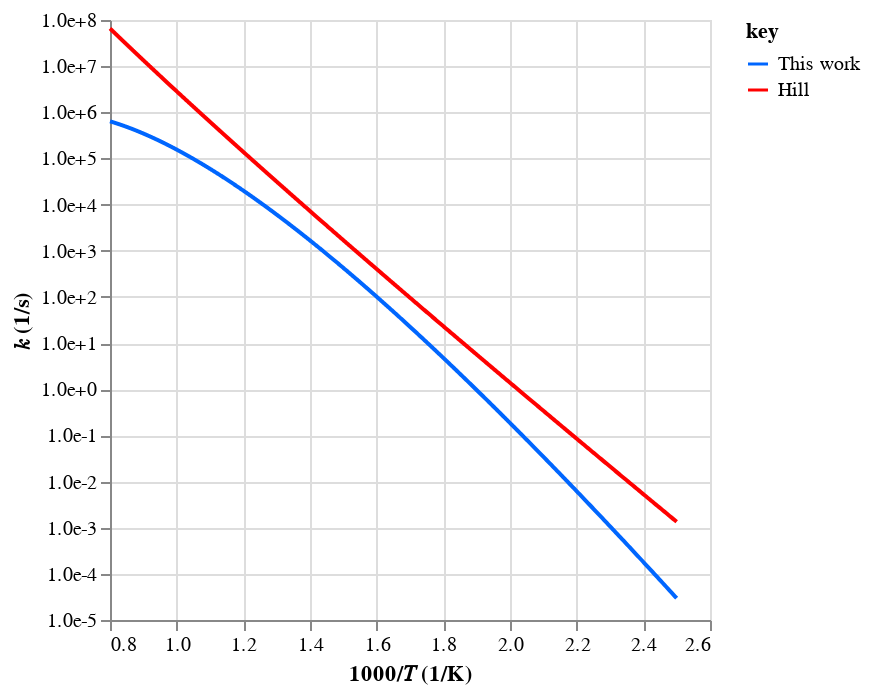
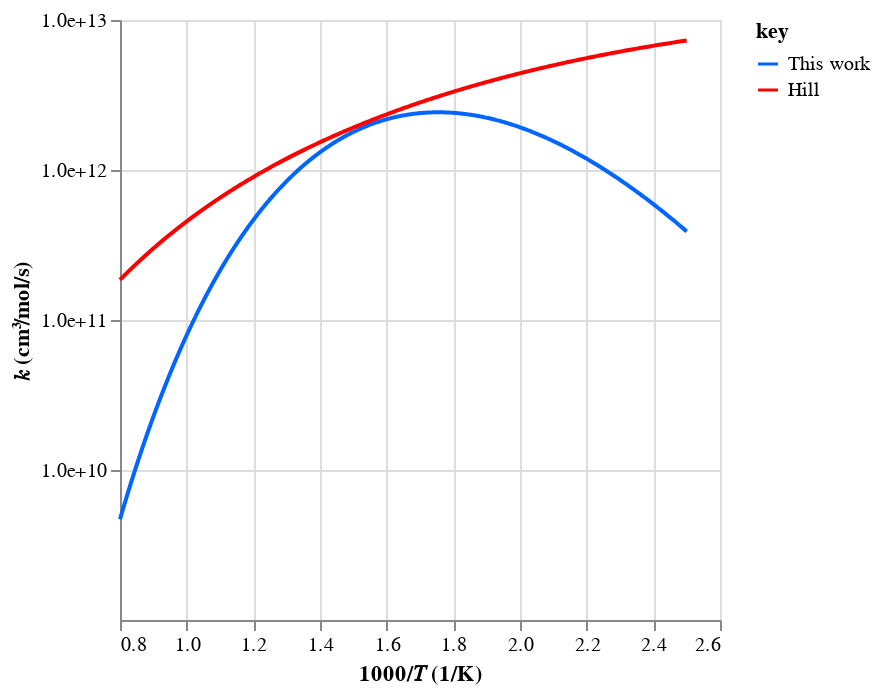
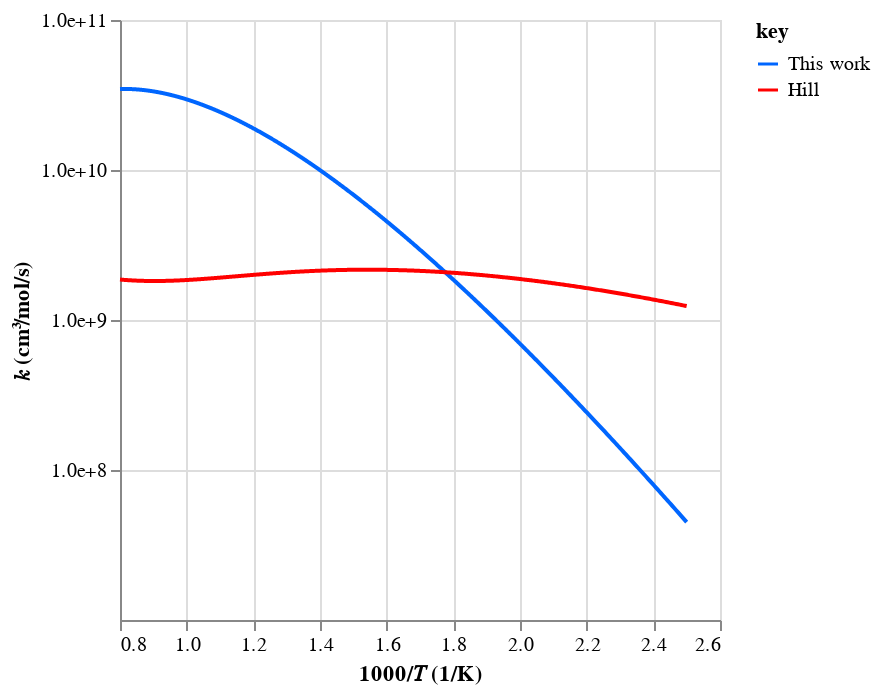

The cell these charts' notebook holds for them, in order:
### Code cell
# Check rates
workflow.plot_rates(tag=tag, root_path=root_path)

### Figure 1 — Vega-Lite specification as saved in the notebook (floating-point values rounded to 4 significant figures; data arrays with more than 128 entries replaced by an {"elided": "..."} marker saying what was removed)
{"config": {"view": {"continuousWidth": 300, "continuousHeight": 300}}, "data": {"name": "data-debb9a101f4e6174dd9a7d5d84ff2f4d"}, "mark": {"type": "line"}, "encoding": {"color": {"field": "key", "scale": {"domain": ["This work", "Hill"], "range": ["#0066ff", "#ff0000"]}, "type": "nominal"}, "x": {"field": "x", "scale": {"zero": false}, "title": "1000/𝑇 (1/K)", "type": "quantitative"}, "y": {"axis": {"format": ".1e", "values": [1e-05, 0.0001, 0.001, 0.01, 0.1, 1, 10, 100, 1000, 10000, 100000, 1000000, 10000000, 100000000, 1000000000]}, "field": "value", "scale": {"type": "log"}, "title": "𝑘 (1/s)", "type": "quantitative"}}, "transform": [{"fold": ["This work", "Hill"]}], "$schema": "https://vega.github.io/schema/vega-lite/v5.20.1.json", "datasets": {"data-debb9a101f4e6174dd9a7d5d84ff2f4d": {"elided": "1000 records"}}}

### Figure 2 — Vega-Lite specification as saved in the notebook (floating-point values rounded to 4 significant figures; data arrays with more than 128 entries replaced by an {"elided": "..."} marker saying what was removed)
{"config": {"view": {"continuousWidth": 300, "continuousHeight": 300}}, "data": {"name": "data-2a4b2e6cfb36833c5c27a0a751c0ca62"}, "mark": {"type": "line"}, "encoding": {"color": {"field": "key", "scale": {"domain": ["This work", "Hill"], "range": ["#0066ff", "#ff0000"]}, "type": "nominal"}, "x": {"field": "x", "scale": {"zero": false}, "title": "1000/𝑇 (1/K)", "type": "quantitative"}, "y": {"axis": {"format": ".1e", "values": [10000000000, 100000000000, 1000000000000, 10000000000000, 100000000000000]}, "field": "value", "scale": {"type": "log"}, "title": "𝑘 (cm³/mol/s)", "type": "quantitative"}}, "transform": [{"fold": ["This work", "Hill"]}], "$schema": "https://vega.github.io/schema/vega-lite/v5.20.1.json", "datasets": {"data-2a4b2e6cfb36833c5c27a0a751c0ca62": {"elided": "1000 records"}}}

### Figure 3 — Vega-Lite specification as saved in the notebook (floating-point values rounded to 4 significant figures; data arrays with more than 128 entries replaced by an {"elided": "..."} marker saying what was removed)
{"config": {"view": {"continuousWidth": 300, "continuousHeight": 300}}, "data": {"name": "data-30319afe4ed06405cbb1dc0f3d6bdc6e"}, "mark": {"type": "line"}, "encoding": {"color": {"field": "key", "scale": {"domain": ["This work", "Hill"], "range": ["#0066ff", "#ff0000"]}, "type": "nominal"}, "x": {"field": "x", "scale": {"zero": false}, "title": "1000/𝑇 (1/K)", "type": "quantitative"}, "y": {"axis": {"format": ".1e", "values": [100000000, 1000000000, 10000000000, 100000000000, 1000000000000]}, "field": "value", "scale": {"type": "log"}, "title": "𝑘 (cm³/mol/s)", "type": "quantitative"}}, "transform": [{"fold": ["This work", "Hill"]}], "$schema": "https://vega.github.io/schema/vega-lite/v5.20.1.json", "datasets": {"data-30319afe4ed06405cbb1dc0f3d6bdc6e": {"elided": "1000 records"}}}
